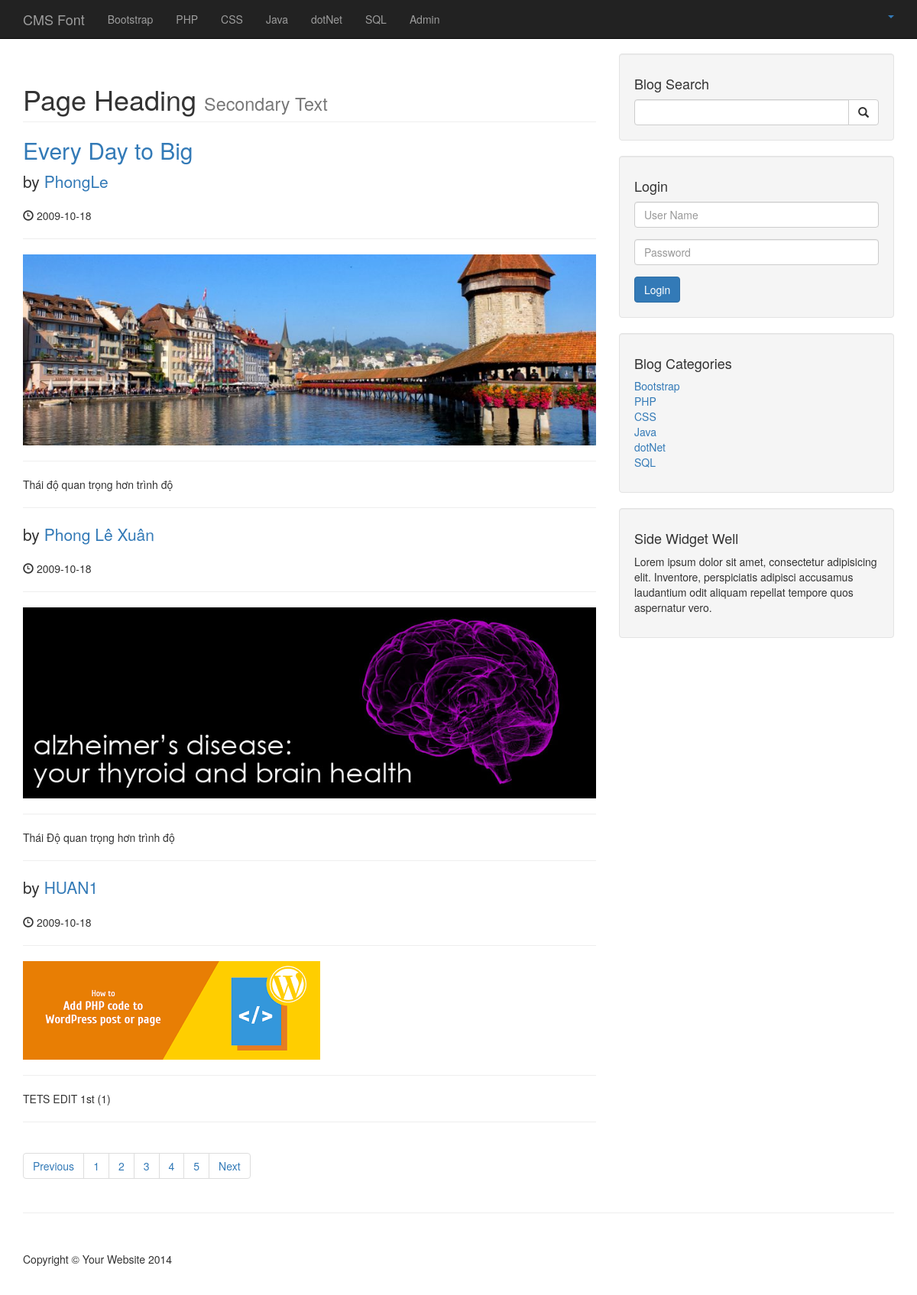
The page / on the database its author committed.
### tables this page shows
CREATE TABLE `categories` (
  `cate_id` int(11) NOT NULL,
  `cate_title` varchar(255) NOT NULL
);

CREATE TABLE `posts` (
  `post_id` int(11) NOT NULL,
  `post_category_id` int(11) NOT NULL,
  `post_title` varchar(255) NOT NULL,
  `post_author` varchar(255) NOT NULL,
  `post_date` date NOT NULL,
  `post_image` text NOT NULL,
  `post_tag` varchar(255) NOT NULL,
  `post_content` text NOT NULL,
  `post_comment_count` int(11) NOT NULL,
  `post_status` varchar(255) NOT NULL DEFAULT 'draft'
);

### index.php (the view)
<?php include "includes/db.php"; ?>
<?php include "includes/header.php"; ?>
<?php include "includes/navigation.php";?>
    <div class="container">
     <div class="row">
            <div class="col-md-8">
             <h1 class="page-header">
                    Page Heading
                    <small>Secondary Text</small>
                </h1>
                <?php
                        $query = "SELECT * FROM posts WHERE post_status = 'published'";
                        $query_all_post = mysqli_query($connection, $query);
                        $num_row = mysqli_num_rows($query_all_post);
                        $pages = ceil($num_row/3);
                        if (isset($_GET['pages'])) {
                            $pager=$_GET['pages'];
                            $post_in_page = 3;
                            if ($pager == "" ||$pager<1|| $pager>$pages) {
                                $pager=1;
                            }else{
                                $page = $pager* 3 - $post_in_page;
                            }
                        }else {
                            $page=0;
                            $post_in_page=3;
                        }
                ?>
                <?php
                    $query = "SELECT * FROM posts WHERE post_status='published' ORDER BY post_id DESC LIMIT $page, $post_in_page ";
                    $select_all_post = mysqli_query($connection, $query);
                    while ($rows = mysqli_fetch_assoc($select_all_post)) {
                        $post_id = $rows['post_id'];
                        $post_title = $rows['post_title'];
                        $post_date = $rows['post_date'];
                        $post_image = $rows['post_image'];
                        $post_content = substr($rows['post_content'],0,150);
                        $post_author = $rows['post_author'];
                    ?>
                <h2>
                    <a href="post.php?p_id=<?php echo  $post_id; ?>"><?php echo  $post_title; ?></a>
                </h2>
                <p class="lead">
                    by <a href="author_post.php?p_author=<?php echo $post_author; ?>"><?php echo  $post_author; ?></a>
                </p>
                <p><span class="glyphicon glyphicon-time"></span> <?php echo  $post_date; ?></p>
                <hr>
                <a href="post.php?p_id=<?php echo  $post_id; ?>"><img class="img-responsive" src="images/<?php echo  $post_image; ?>" alt=""></a>
                <hr>
                <p><?php echo  $post_content; ?></p>
                <hr>
                <?php
                    }
                ?>
                <nav aria-label="Page navigation example">
                    <ul class="pagination">
                        <?php
                            $current_page=$_GET['pages'];
                            $pre = $current_page-1;
                            $next = $current_page+1;
                                echo "<li class='page-item'><a class='page-link' href='index.php?pages=$pre'>Previous</a></li>";
                                    for ($i=1; $i <= $pages ; $i++) {
                                        if ($i == $current_page) {
                                            echo "<li class='page-item active'><a class='page-link' href='index.php?pages=$i'>$i</a></li>";
                                        }else {
                                            echo "<li class='page-item'><a class='page-link' href='index.php?pages=$i'>$i</a></li>";
                                            }
                                    }
                                echo "<li class='page-item'><a class='page-link' href='index.php?pages=$next'>Next</a></li>";
                        ?>
                    </ul>
                </nav>
            </div>
<?php include "includes/sidebar.php"; ?>
        <hr>
<?php include "includes/footer.php"; ?>

### includes/header.php (shortened to what this page needs)
<!DOCTYPE html>
<html lang="en">
<head>
    <link href="css/bootstrap.min.css" rel="stylesheet">
    <link href="css/blog-home.css" rel="stylesheet">
</head>
<body>

### includes/navigation.php (shortened to what this page needs)
<nav class="navbar navbar-inverse navbar-fixed-top" role="navigation">
        <div class="container">
            <div class="navbar-header">
                <a class="navbar-brand" href="index.php?pages=1">CMS Font</a>
            </div>
            <ul class="nav navbar-right top-nav">
                <li class="dropdown">
                    <a href="" class="dropdown-toggle" data-toggle="dropdown"><i class="fa fa-user"></i><?php echo $_SESSION['username']; ?> <b class="caret"></b></a>
                </li>
            </ul>
            <div class="collapse navbar-collapse" id="bs-example-navbar-collapse-1">
                <ul class="nav navbar-nav">
            <?php
                $query = "SELECT * FROM categories";
                $all_category_from_categorie_table = mysqli_query($connection, $query);
                while($rows = mysqli_fetch_assoc($all_category_from_categorie_table)){
                    $cate_title = $rows['cate_title'];
                    $cate_id = $rows['cate_id'];
                    echo "<li> <a href='category.php?cate_id=$cate_id'> $cate_title </a></li>";
                }
            ?>
                <li class="nav-item">
                    <a class="but_admin" href="admin"> Admin </a>
                </li>
                </ul>
            </div>
        </div>
    </nav>

### includes/sidebar.php
<div class="col-md-4">
                <div class="well">
                    <h4>Blog Search</h4>
                    <form action="search.php" method="POST">
                        <div class="input-group">
                                <input type="text" name = "search" class="form-control">
                                <span class="input-group-btn">
                                    <button class="btn btn-default" type="submit" name="submit">
                                        <span class="glyphicon glyphicon-search"></span>
                                    </button>
                                </span>
                        </div>
                    </form>
                </div>
            <div class="well">
                    <h4>Login</h4>
                    <form action="login.php" method="POST">
                        <div class="form-group">
                            <input type="text" name="username" class="form-control" id="inputUser" placeholder="User Name" >
                        </div>
                       <div class="form-group">
                            <input type="password" name = "password" class="form-control" placeholder="Password">
                        </div>
                        <input class="btn btn-primary" type="submit" name="login" value="Login">
                    </form>
                </div>
                <div class="well">
                    <h4>Blog Categories</h4>
                    <div class="row">
                        <div class="col-lg-6">
                            <ul class="list-unstyled">
                                <?php
                                    $query = "SELECT * FROM categories ";
                                    $all_category_from_categorie_table = mysqli_query($connection, $query);
                                    while($rows = mysqli_fetch_assoc($all_category_from_categorie_table)){
                                        $cate_title = $rows['cate_title'];
                                        $cate_id = $rows['cate_id'];
                                        echo "<li> <a href='category.php?cate_id=$cate_id'> $cate_title </a></li>";
                                    }
                                ?>
                            </ul>
                        </div>
                    </div>
                </div>
                <div class="well">
                    <h4>Side Widget Well</h4>
                    <p>Lorem ipsum dolor sit amet, consectetur adipisicing elit. Inventore, perspiciatis adipisci accusamus laudantium odit aliquam repellat tempore quos aspernatur vero.</p>
                </div>
            </div>
        </div>

### includes/footer.php (shortened to what this page needs)
        <footer>
            <div class="row">
                <div class="col-lg-12">
                    <p>Copyright &copy; Your Website 2014</p>
                </div>
            </div>
        </footer>
    </div>
</body>
</html>

### css/blog-home.css (style rules this page uses)
body { padding-top: 70px; }
footer { margin: 50px 0; }

### rows shown on the page
categories: cate_title "Bootstrap"
categories: cate_title "PHP"
categories: cate_title "CSS"
categories: cate_title "Java"
categories: cate_title "dotNet"
categories: cate_title "SQL"
posts: post_title "Every Day to Big", post_author "PhongLe", post_date "2009-10-18", shows a picture, post_content "Thái độ quan trọng hơn trình độ"
posts: post_author "Phong Lê Xuân", post_date "2009-10-18", post_image (picture), post_content "Thái Độ quan trọng hơn trình độ"
posts: post_author "HUAN1", post_date "2009-10-18", post_image (picture), post_content "TETS EDIT 1st (1)"
